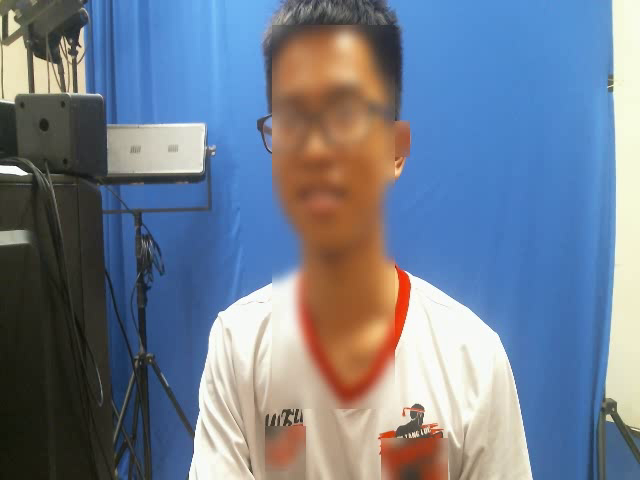
#> input picture frame 12 of output.avi, 640 x 480 px, given in place of con_vid.mp4, which was not available
$ python main.py
#> lines starting #> are read from the running program, lines starting #| are printed output that depends on the picture; after the words box and inside, x2 and y2 are one past the last pixel; in counts of white or black regions, pixels touching at a corner belong together; pictures that were not available may be replaced by others from this repository, and a replacement may not be noted
import numpy as np
import cv2
cap = cv2.VideoCapture("con_vid.mp4")
lower = np.array([0, 0, 0], dtype = "uint8")
upper = np.array([15, 255, 255], dtype = "uint8")
fourcc = cv2.VideoWriter_fourcc(*'XVID')
out = cv2.VideoWriter('output.avi',fourcc, 20.0, (640,480))
cv2.namedWindow("images",cv2.WINDOW_AUTOSIZE)
while(cap.isOpened()):
    # Capture frame-by-frame
    ret, frame = cap.read()
#> frame is the input picture: shape (480, 640, 3); mean B, G, R 144, 126, 113.7
    # resize the frame, convert it to the HSV color space,
	# and determine the HSV pixel intensities that fall into
	# the speicifed upper and lower boundaries
    frame = cv2.resize(frame,(640,480))
    converted = cv2.cvtColor(frame, cv2.COLOR_BGR2HSV)
#> converted: shape (480, 640, 3); mean H, S, V 66.3, 107.9, 164.7
    skinMask = cv2.inRange(converted, lower, upper)
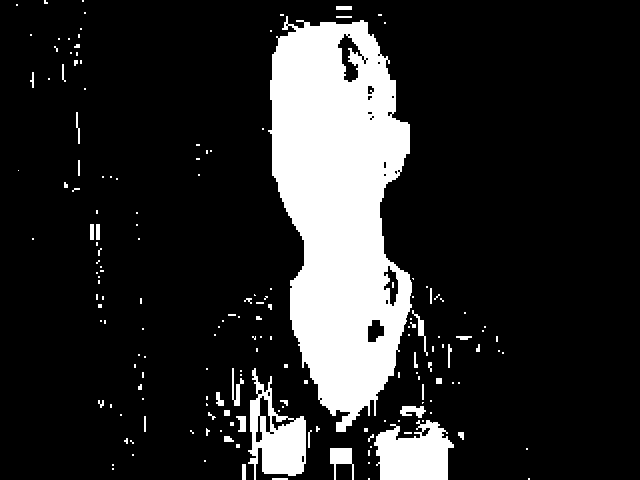
#> skinMask: shape (480, 640); 16.2% white; 172 white regions (128 under 20 px), largest, box (x1, y1, x2, y2) and area: (268, 16, 412, 432) 39771, (374, 420, 454, 480) 3486, (248, 368, 306, 480) 3224

	# apply a series of erosions and dilations to the mask
	# using an elliptical kernel
    kernel = cv2.getStructuringElement(cv2.MORPH_ELLIPSE, (11, 11))
    skinMask = cv2.erode(skinMask, kernel, iterations = 2)
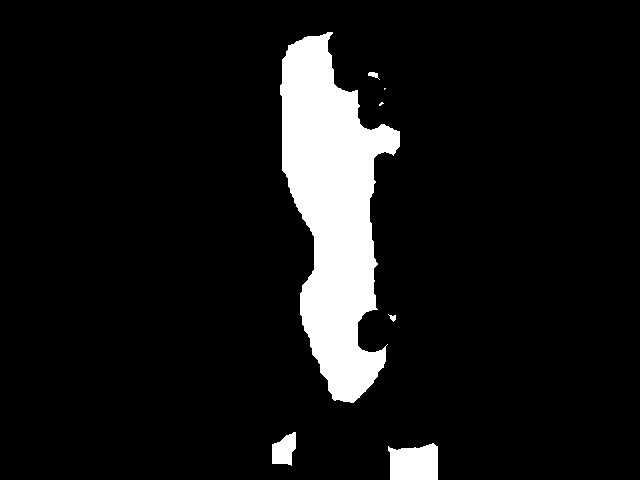
#> skinMask: shape (480, 640); 8.8% white; 7 white regions (2 under 20 px), largest, box (x1, y1, x2, y2) and area: (280, 32, 400, 403) 24741, (388, 443, 438, 480) 1589, (272, 432, 296, 466) 577, (368, 72, 380, 80) 47, (388, 314, 396, 322) 33
    skinMask = cv2.dilate(skinMask, kernel, iterations = 2)
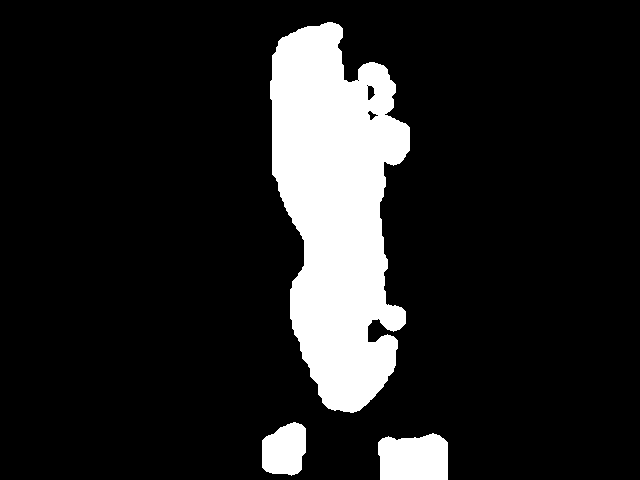
#> skinMask: shape (480, 640); 13.5% white; 3 white regions

	# blur the mask to help remove noise, then apply the
	# mask to the frame
    skinMask = cv2.GaussianBlur(skinMask, (3, 3), 0)
    contours, hierarchy = cv2.findContours(skinMask, cv2.RETR_EXTERNAL, cv2.CHAIN_APPROX_SIMPLE)
#> contours = 3 contours; box (x1, y1, x2, y2) and area: (269, 21, 411, 414) 37592, (377, 432, 449, 480) 3006, (261, 421, 307, 477) 2015
    skin = cv2.bitwise_and(frame, frame, mask = skinMask)
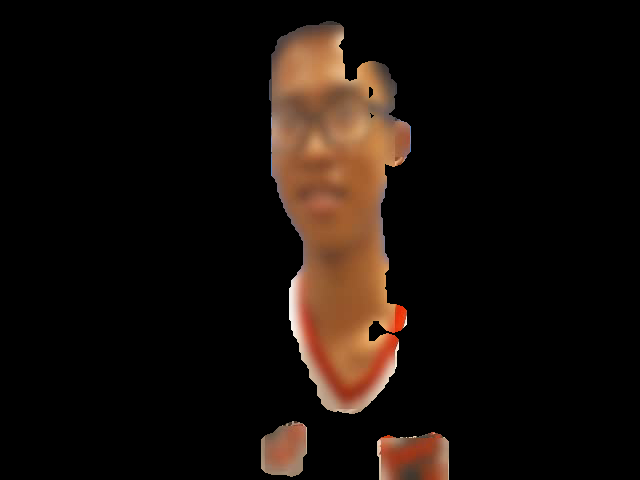
#> skin: shape (480, 640, 3); mean B, G, R 10, 14.8, 22.9
    for contour in contours:
        (x, y, w, h) = cv2.boundingRect(contour)
        frame[y:y+h,x:x+w] = cv2.GaussianBlur(frame[y:y+h,x:x+w],(31,31),0)
#> this loop made 3 passes
#> (x, y, w, h) on passes 1 to 3: (377, 432, 72, 48), (261, 421, 46, 56), (269, 21, 142, 393)
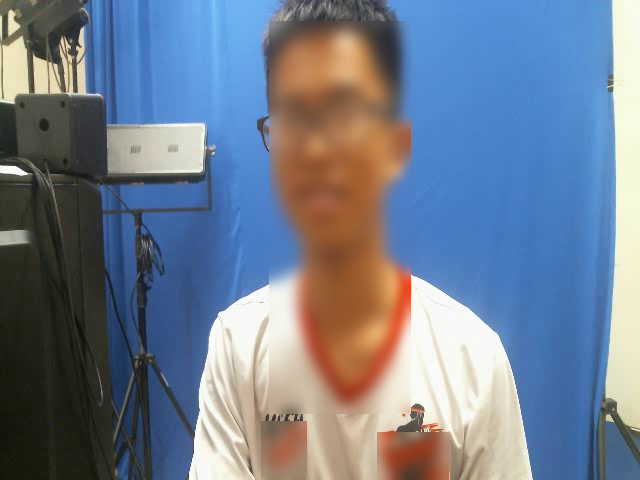
#> frame: shape (480, 640, 3); 19.93% of pixels changed, all inside (x1, y1, x2, y2) = (261, 21, 449, 480)

	# show the skin in the image along with the mask
    if (ret==True):
        out.write(frame)
        cv2.imshow("images", np.hstack([frame,skin]))
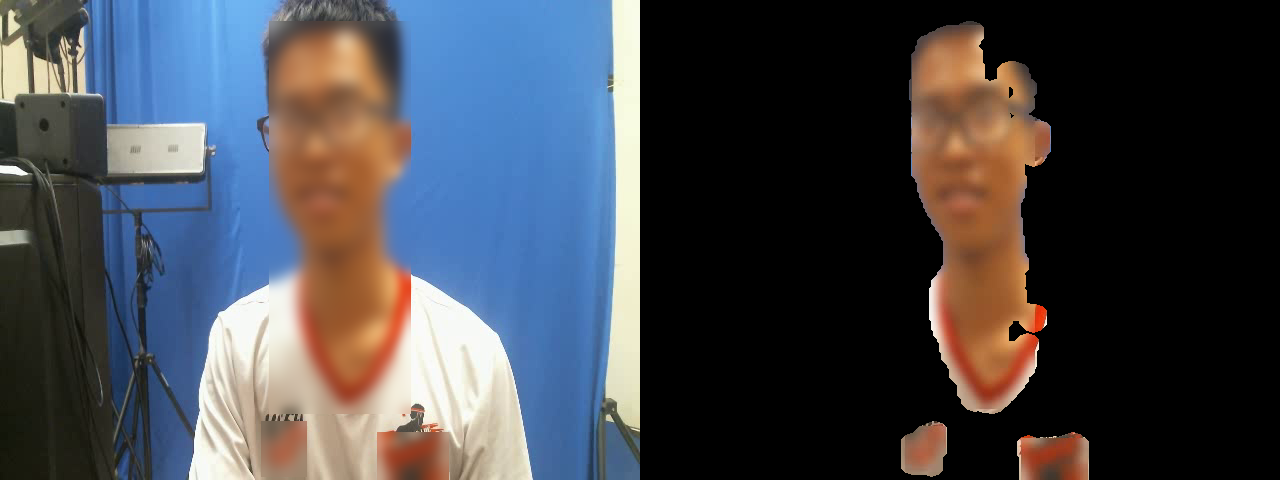
#> window 'images': shape (480, 1280, 3); mean B, G, R 76.9, 70.4, 68.3
        # if the 'q' key is pressed, stop the loop
        if cv2.waitKey(1) & 0xFF == ord("q"):
#> (key q is pressed here)
            break
    else:
        break

cap.release()
out.release()
cv2.destroyAllWindows()

$ run again, starting later in the video
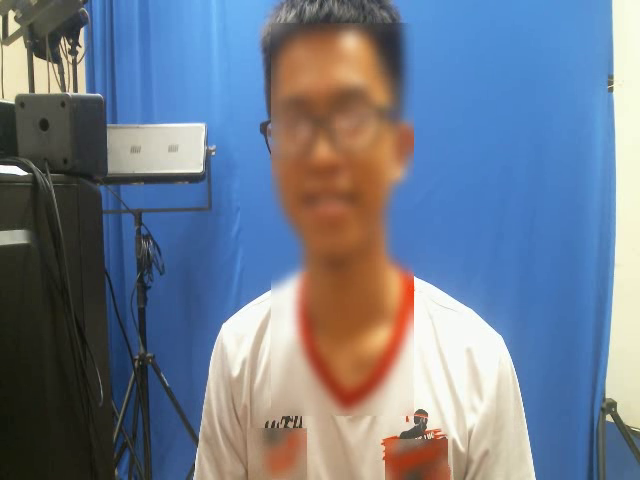
#> input picture frame 55 of output.avi, 640 x 480 px, given in place of con_vid.mp4, which was not available
#> frame is the input picture: shape (480, 640, 3); mean B, G, R 140.9, 123.4, 112
#> converted: shape (480, 640, 3); mean H, S, V 65.9, 110.1, 162.7
#> `skinMask = cv2.dilate(skinMask, kernel, iterations = 2)`:
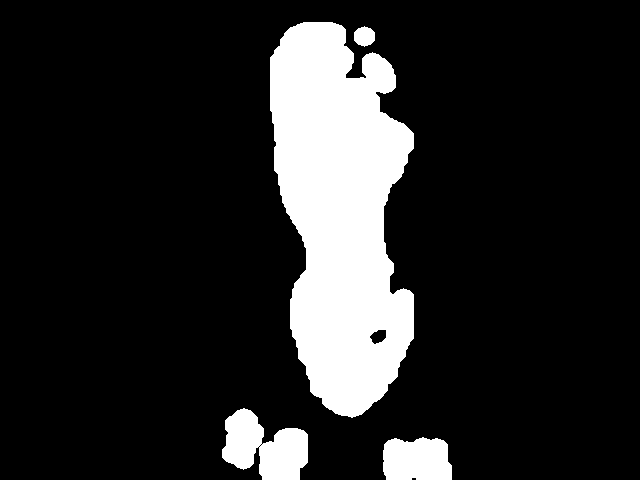
#> skinMask: shape (480, 640); 15.3% white; 4 white regions
#> contours = 4 contours; box (x1, y1, x2, y2) and area: (269, 21, 415, 419) 40952, (221, 407, 309, 480) 4162, (382, 436, 453, 480) 2716, (353, 25, 376, 48) 388
#> the loop `for contour in contours:` made 4 passes
#> (x, y, w, h) on passes 1 to 4: (382, 436, 71, 44), (221, 407, 88, 73), (353, 25, 23, 23), (269, 21, 146, 398)
#> `cv2.imshow("images", np.hstack([frame,skin]))`:
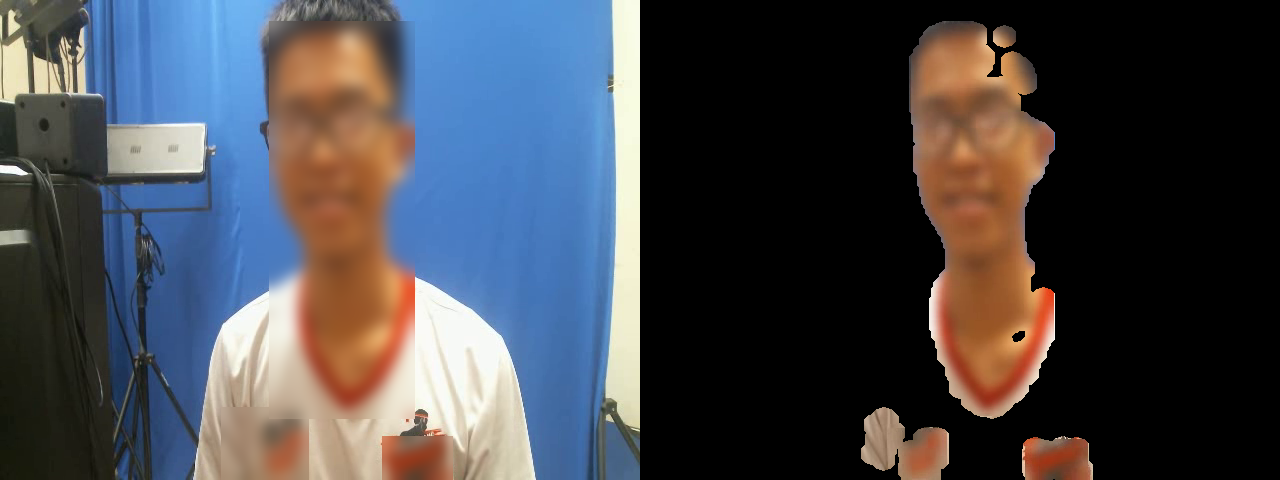
#> window 'images': shape (480, 1280, 3); mean B, G, R 76.1, 70.1, 69

$ run again, starting later in the video
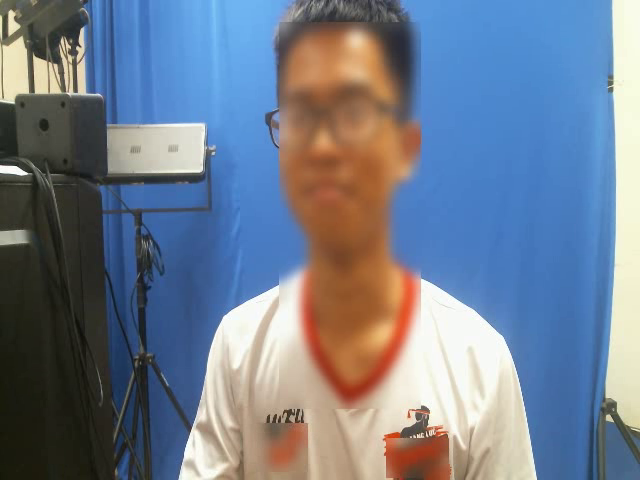
#> input picture frame 99 of output.avi, 640 x 480 px, given in place of con_vid.mp4, which was not available
#> frame is the input picture: shape (480, 640, 3); mean B, G, R 142.7, 125.2, 113.7
#> converted: shape (480, 640, 3); mean H, S, V 65.8, 108.8, 164.2
#> `skinMask = cv2.dilate(skinMask, kernel, iterations = 2)`:
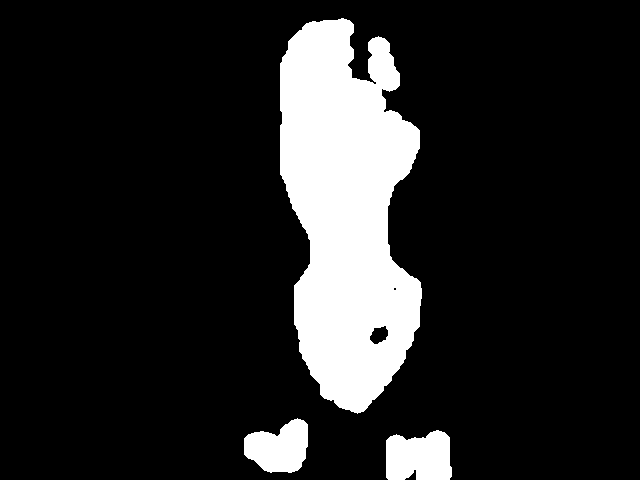
#> skinMask: shape (480, 640); 14.6% white; 3 white regions
#> contours = 3 contours; box (x1, y1, x2, y2) and area: (279, 17, 423, 415) 40510, (385, 429, 453, 480) 2922, (243, 417, 309, 474) 2640
#> the loop `for contour in contours:` made 3 passes
#> (x, y, w, h) on passes 1 to 3: (385, 429, 68, 51), (243, 417, 66, 57), (279, 17, 144, 398)
#> `cv2.imshow("images", np.hstack([frame,skin]))`:
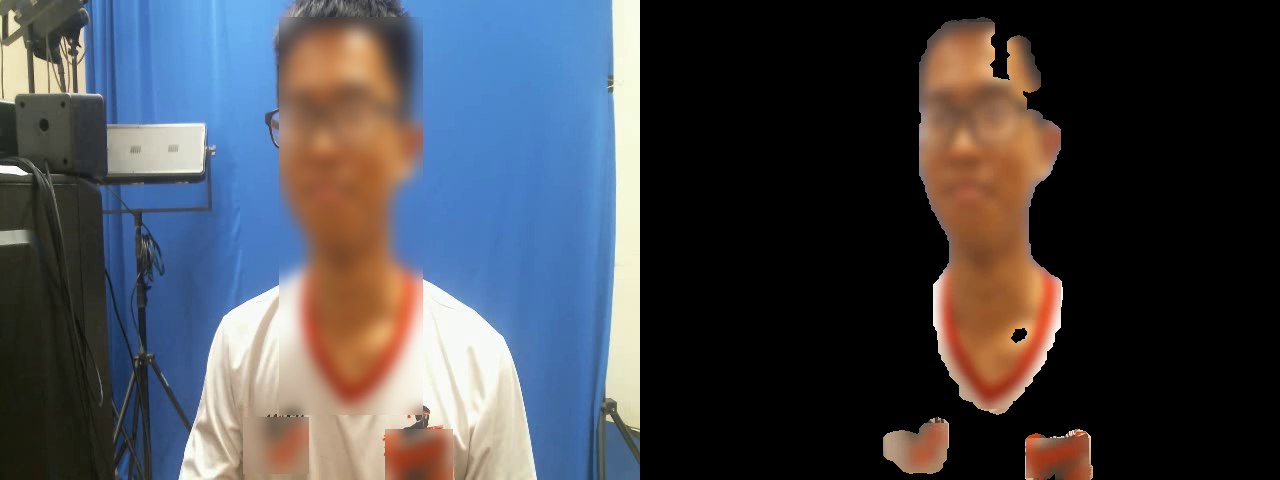
#> window 'images': shape (480, 1280, 3); mean B, G, R 76.8, 70.8, 69.4
